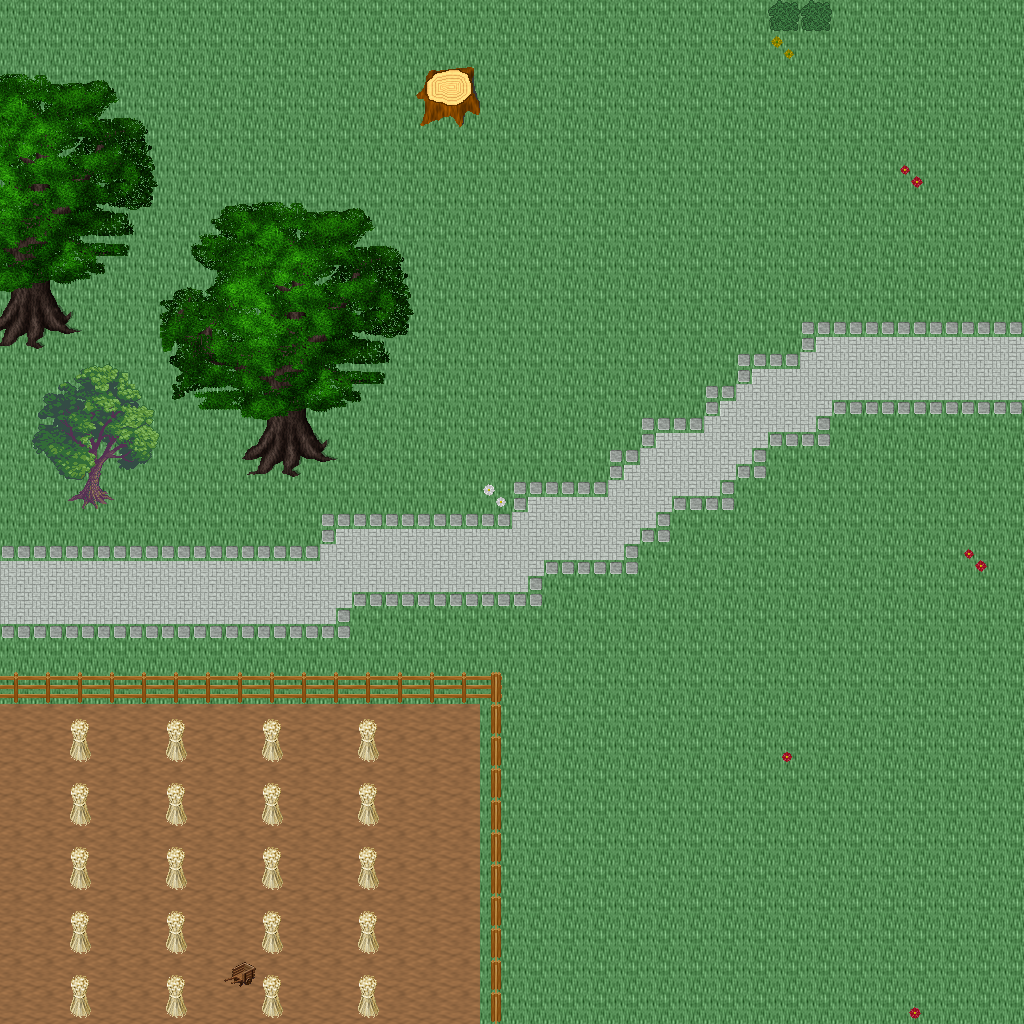

This is a level from a 2D game, rendered from its Tiled map with the project's own tilesets. A one-line summary and the map file follow, with tile-layer data summarised:
An orthogonal 32x32 tile map with 32x32 px tiles, 5 tile layers (Ground, Objects, Objects2, Above, ...), 1 hidden layer not drawn, 49 tilesets.

<map version="1.10" tiledversion="1.11.0" orientation="orthogonal" renderorder="right-down" width="32" height="32" tilewidth="32" tileheight="32" infinite="0" nextlayerid="11" nextobjectid="1">
 <tileset firstgid="1" name="ground_ground" tilewidth="32" tileheight="32" tilecount="33" columns="3">
  <image source="../drawable/ground_ground.png" width="96" height="352" />
 </tileset>
 <tileset firstgid="34" name="building_wall_old_wood" tilewidth="32" tileheight="32" tilecount="9" columns="3">
  <image source="../drawable/building_wall_old_wood.png" width="96" height="96" />
 </tileset>
 <tileset firstgid="43" name="building_fence_fence_wooden" tilewidth="32" tileheight="32" tilecount="12" columns="3">
  <image source="../drawable/building_fence_fence_wooden.png" width="96" height="128" />
 </tileset>
 <tileset firstgid="55" name="building_fence_fence_chunky" tilewidth="32" tileheight="32" tilecount="21" columns="3">
  <image source="../drawable/building_fence_fence_chunky.png" width="96" height="224" />
 </tileset>
 <tileset firstgid="76" name="plant_stump_stump_brown" tilewidth="32" tileheight="32" tilecount="4" columns="2">
  <image source="../drawable/plant_stump_stump_brown.png" width="64" height="64" />
 </tileset>
 <tileset firstgid="80" name="ground_earth_edges" tilewidth="32" tileheight="32" tilecount="18" columns="6">
  <image source="../drawable/ground_earth_edges.png" width="192" height="96" />
 </tileset>
 <tileset firstgid="98" name="ground_grass_corners" tilewidth="32" tileheight="32" tilecount="24" columns="6">
  <image source="../drawable/ground_grass_corners.png" width="192" height="128" />
 </tileset>
 <tileset firstgid="122" name="ground_grass_edges" tilewidth="32" tileheight="32" tilecount="36" columns="12">
  <image source="../drawable/ground_grass_edges.png" width="384" height="96" />
 </tileset>
 <tileset firstgid="158" name="plant_tree_apple_tree" tilewidth="32" tileheight="32" tilecount="9" columns="3">
  <image source="../drawable/plant_tree_apple_tree.png" width="96" height="96" />
 </tileset>
 <tileset firstgid="167" name="plant_tree_chestnut_tree" tilewidth="32" tileheight="32" tilecount="20" columns="4">
  <image source="../drawable/plant_tree_chestnut_tree.png" width="128" height="160" />
 </tileset>
 <tileset firstgid="187" name="plant_tree_crack_willow" tilewidth="32" tileheight="32" tilecount="20" columns="4">
  <image source="../drawable/plant_tree_crack_willow.png" width="128" height="160" />
 </tileset>
 <tileset firstgid="207" name="furniture_chair_bench_iron" tilewidth="32" tileheight="32" tilecount="4" columns="2">
  <image source="../drawable/furniture_chair_bench_iron.png" width="64" height="64" />
 </tileset>
 <tileset firstgid="211" name="furniture_chair_bench_iron_reverse" tilewidth="32" tileheight="32" tilecount="4" columns="2">
  <image source="../drawable/furniture_chair_bench_iron_reverse.png" width="64" height="64" />
 </tileset>
 <tileset firstgid="215" name="object_hay_cart" tilewidth="32" tileheight="32" tilecount="1" columns="1">
  <image source="../drawable/object_hay_cart.png" width="32" height="32" />
 </tileset>
 <tileset firstgid="216" name="building_wall_walls_siding" tilewidth="32" tileheight="32" tilecount="16" columns="4">
  <image source="../drawable/building_wall_walls_siding.png" width="128" height="128" />
 </tileset>
 <tileset firstgid="232" name="building_roof_brown" tilewidth="32" tileheight="32" tilecount="20" columns="5">
  <image source="../drawable/building_roof_brown.png" width="160" height="128" />
 </tileset>
 <tileset firstgid="252" name="building_door_door" tilewidth="32" tileheight="32" tilecount="6" columns="3">
  <image source="../drawable/building_door_door.png" width="96" height="64" />
 </tileset>
 <tileset firstgid="258" name="item_tools" tilewidth="32" tileheight="32" tilecount="9" columns="3">
  <image source="../drawable/item_tools.png" width="96" height="96" />
 </tileset>
 <tileset firstgid="267" name="ground_cobbled_paving" tilewidth="32" tileheight="32" tilecount="1" columns="1">
  <image source="../drawable/ground_cobbled_paving.png" width="32" height="32" />
 </tileset>
 <tileset firstgid="268" name="item_bazaar_produce" tilewidth="32" tileheight="32" tilecount="4" columns="2">
  <image source="../drawable/item_bazaar_produce.png" width="64" height="64" />
 </tileset>
 <tileset firstgid="272" name="item_sacks" tilewidth="32" tileheight="32" tilecount="2" columns="2">
  <image source="../drawable/item_sacks.png" width="64" height="32" />
 </tileset>
 <tileset firstgid="274" name="building_barnyard" tilewidth="32" tileheight="32" tilecount="200" columns="8">
  <image source="../drawable/building_barnyard.png" width="256" height="800" />
 </tileset>
 <tileset firstgid="474" name="plant_flower_planted_containers" tilewidth="32" tileheight="32" tilecount="16" columns="4">
  <image source="../drawable/plant_flower_planted_containers.png" width="128" height="128" />
 </tileset>
 <tileset firstgid="490" name="furniture_chair_wooden_rustic" tilewidth="32" tileheight="32" tilecount="8" columns="4">
  <image source="../drawable/furniture_chair_wooden_rustic.png" width="128" height="64" />
 </tileset>
 <tileset firstgid="498" name="furniture_table_brick_base" tilewidth="32" tileheight="32" tilecount="3" columns="3">
  <image source="../drawable/furniture_table_brick_base.png" width="96" height="32" />
 </tileset>
 <tileset firstgid="501" name="building_stairs_wooden_stairs" tilewidth="32" tileheight="32" tilecount="9" columns="3">
  <image source="../drawable/building_stairs_wooden_stairs.png" width="96" height="96" />
 </tileset>
 <tileset firstgid="510" name="plant_tree_maple_tree" tilewidth="32" tileheight="32" tilecount="72" columns="8">
  <image source="../drawable/plant_tree_maple_tree.png" width="256" height="288" />
 </tileset>
 <tileset firstgid="582" name="building_decoration_chimney_big" tilewidth="32" tileheight="32" tilecount="2" columns="1">
  <image source="../drawable/building_decoration_chimney_big.png" width="32" height="64" />
 </tileset>
 <tileset firstgid="584" name="logic_item_corn" tilewidth="32" tileheight="32" tilecount="5" columns="5">
  <image source="../drawable/logic_item_corn.png" width="160" height="32" />
 </tileset>
 <tileset firstgid="589" name="logic_collision" tilewidth="32" tileheight="32" tilecount="1" columns="1">
  <image source="../drawable/logic_collision.png" width="32" height="32" />
 </tileset>
 <tileset firstgid="590" name="plant_bush_bushes" tilewidth="32" tileheight="32" tilecount="10" columns="5">
  <image source="../drawable/plant_bush_bushes.png" width="160" height="64" />
 </tileset>
 <tileset firstgid="600" name="logic_item_vegetable" tilewidth="32" tileheight="32" tilecount="16" columns="8">
  <image source="../drawable/logic_item_vegetable.png" width="256" height="64" />
 </tileset>
 <tileset firstgid="616" name="plant_flower_daisy_blue" tilewidth="32" tileheight="32" tilecount="8" columns="2">
  <image source="../drawable/plant_flower_daisy_blue.png" width="64" height="128" />
 </tileset>
 <tileset firstgid="624" name="plant_flower_daisy_red" tilewidth="32" tileheight="32" tilecount="8" columns="2">
  <image source="../drawable/plant_flower_daisy_red.png" width="64" height="128" />
 </tileset>
 <tileset firstgid="632" name="plant_flower_daisy_white" tilewidth="32" tileheight="32" tilecount="8" columns="2">
  <image source="../drawable/plant_flower_daisy_white.png" width="64" height="128" />
 </tileset>
 <tileset firstgid="640" name="plant_flower_daisy_yellow" tilewidth="32" tileheight="32" tilecount="8" columns="2">
  <image source="../drawable/plant_flower_daisy_yellow.png" width="64" height="128" />
 </tileset>
 <tileset firstgid="648" name="plant_tree_tree_darkgreen" tilewidth="32" tileheight="32" tilecount="88" columns="8">
  <image source="../drawable/plant_tree_tree_darkgreen.png" width="256" height="352" />
 </tileset>
 <tileset firstgid="736" name="logic_creature_animal" tilewidth="32" tileheight="32" tilecount="32" columns="8">
  <image source="../drawable/logic_creature_animal.png" width="256" height="128" />
 </tileset>
 <tileset firstgid="768" name="logic_creature_rodent" tilewidth="32" tileheight="32" tilecount="8" columns="8">
  <image source="../drawable/logic_creature_rodent.png" width="256" height="32" />
 </tileset>
 <tileset firstgid="776" name="logic_creature_farm_animal" tilewidth="32" tileheight="32" tilecount="16" columns="8">
  <image source="../drawable/logic_creature_farm_animal.png" width="256" height="64" />
 </tileset>
 <tileset firstgid="792" name="ground_green_paving" tilewidth="32" tileheight="32" tilecount="18" columns="3">
  <image source="../drawable/ground_green_paving.png" width="96" height="192" />
 </tileset>
 <tileset firstgid="810" name="logic_protection" tilewidth="32" tileheight="32" tilecount="2" columns="2">
  <image source="../drawable/logic_protection.png" width="64" height="32" />
 </tileset>
 <tileset firstgid="812" name="item_hen_nest" tilewidth="32" tileheight="32" tilecount="1" columns="1">
  <image source="../drawable/item_hen_nest.png" width="32" height="32" />
 </tileset>
 <tileset firstgid="813" name="logic_item_dairy" tilewidth="32" tileheight="32" tilecount="1" columns="1">
  <image source="../drawable/logic_item_dairy.png" width="32" height="32" />
 </tileset>
 <tileset firstgid="814" name="light_door_light_ew" tilewidth="32" tileheight="32" tilecount="18" columns="6">
  <image source="../drawable/light_door_light_ew.png" width="192" height="96" />
 </tileset>
 <tileset firstgid="832" name="light_door_light" tilewidth="32" tileheight="32" tilecount="12" columns="3">
  <image source="../drawable/light_door_light.png" width="96" height="128" />
 </tileset>
 <tileset firstgid="844" name="item_firewood" tilewidth="32" tileheight="32" tilecount="12" columns="3">
  <image source="../drawable/item_firewood.png" width="96" height="128" />
 </tileset>
 <tileset firstgid="856" name="furniture_sink_manger" tilewidth="32" tileheight="32" tilecount="18" columns="6">
  <image source="../drawable/furniture_sink_manger.png" width="192" height="96" />
 </tileset>
 <tileset firstgid="874" name="logic_creature_fowl" tilewidth="32" tileheight="32" tilecount="6" columns="6">
  <image source="../drawable/logic_creature_fowl.png" width="192" height="32" />
 </tileset>
 <layer id="1" name="Ground" width="32" height="32">
  <data>[1024 cells, 1024 non-empty, 2 distinct tile ids]</data>
 </layer>
 <layer id="2" name="Objects" width="32" height="32">
  <data>[1024 cells, 174 non-empty, 28 distinct tile ids]</data>
 </layer>
 <layer id="3" name="Objects2" width="32" height="32">
  <data>[1024 cells, 1 non-empty, 1 distinct tile ids]</data>
 </layer>
 <layer id="4" name="Above" width="32" height="32">
  <data>[1024 cells, 124 non-empty, 70 distinct tile ids]</data>
 </layer>
 <layer id="5" name="Above2" width="32" height="32">
  <data>[1024 cells, 0 non-empty, 0 distinct tile ids]</data>
 </layer>
 <layer id="6" name="Walkable" width="32" height="32" visible="0">
  <data>[1024 cells, 61 non-empty, 1 distinct tile ids]</data>
 </layer>
 <objectgroup id="7" name="Mapevents" />
 <objectgroup id="8" name="Spawn" />
 <objectgroup id="9" name="Keys" />
 <objectgroup id="10" name="Replace" />
</map>
